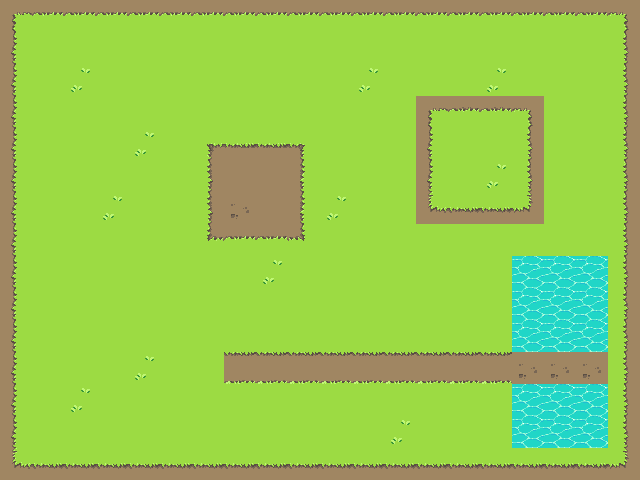

The image is a tile-based game level rendered from a .tmx file. Its description and complete source (layers, tilesets, objects, tile grids) follow:
An orthogonal 20x15 tile map with 32x32 px tiles, 1 tile layer (Tile Layer 1).

<map version="1.10" tiledversion="1.11.0" orientation="orthogonal" renderorder="right-down" width="20" height="15" tilewidth="32" tileheight="32" infinite="0" nextlayerid="2" nextobjectid="1">
 <tileset firstgid="1" source="tiles.tsx" />
 <layer id="1" name="Tile Layer 1" width="20" height="15">
  <data encoding="csv">
41,22,22,22,22,22,22,22,22,22,22,22,22,22,22,22,22,22,22,43,
51,52,52,52,52,52,52,52,52,52,52,52,52,52,52,52,52,52,52,53,
51,52,56,52,52,52,52,52,52,52,52,56,52,52,52,56,52,52,52,53,
51,52,52,52,52,52,52,52,52,52,52,52,52,41,42,42,43,52,52,53,
51,52,52,52,56,52,1,2,2,3,52,52,52,51,52,52,53,52,52,53,
51,52,52,52,52,52,11,12,12,13,52,52,52,51,52,56,53,52,52,53,
51,52,52,56,52,52,11,16,12,13,56,52,52,61,62,62,63,52,52,53,
51,52,52,52,52,52,21,22,22,23,52,52,52,52,52,52,52,52,52,53,
51,52,52,52,52,52,52,52,56,52,52,52,52,52,52,52,154,154,154,53,
51,52,52,52,52,52,52,52,52,52,52,52,52,52,52,52,154,154,154,53,
51,52,52,52,52,52,52,52,52,52,52,52,52,52,52,52,154,154,154,53,
51,52,52,52,56,52,52,32,32,32,32,32,32,32,32,32,16,16,16,53,
51,52,56,52,52,52,52,52,52,52,52,52,52,52,52,52,154,154,154,53,
51,52,52,52,52,52,52,52,52,52,52,52,56,52,52,52,154,154,154,53,
61,62,62,62,62,62,62,62,62,62,62,62,62,62,62,62,62,62,62,63
</data>
 </layer>
</map>
